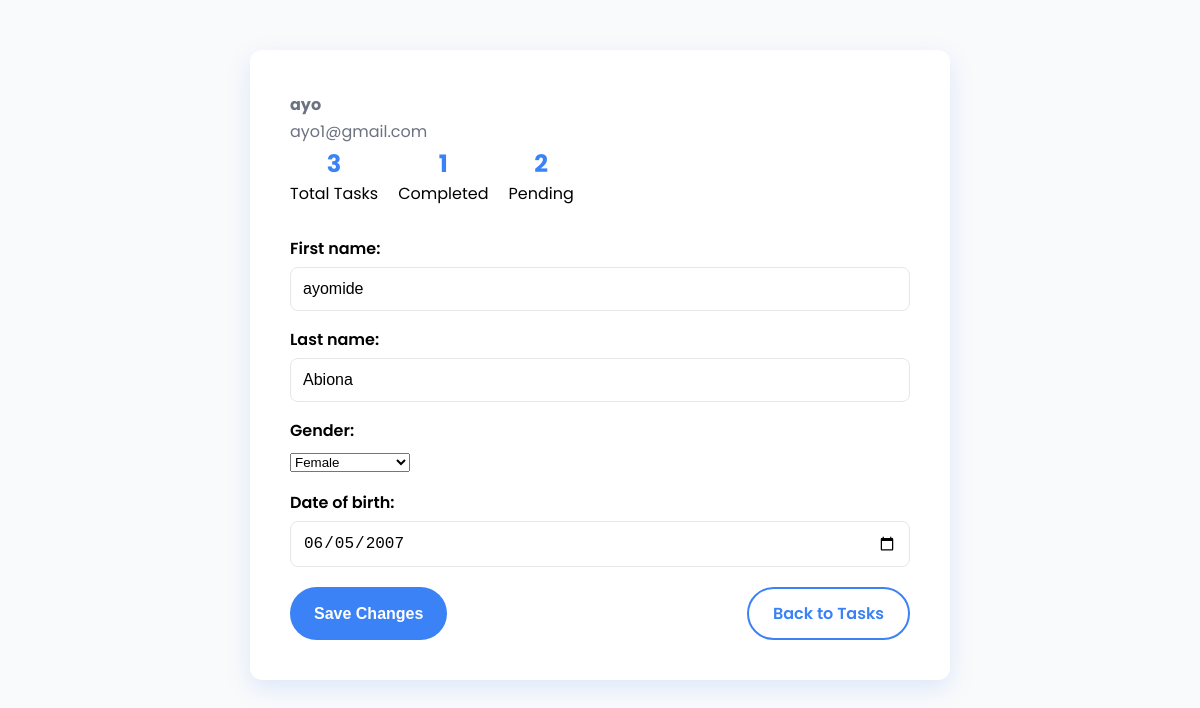
Page /profile/ (signed in) on the committed database.
### todos/models.py (models this page shows, shortened)
class CustomUser(AbstractUser):
    email = models.EmailField(unique=True)  # enforce unique email

class Profile(models.Model):
    GENDER_CHOICES = [
        ('male', 'Male'),
        ('female', 'Female'),
        ('other', 'Other'),
        ('prefer_not_to_say', 'Prefer not to say'),
    ]
    user = models.OneToOneField(settings.AUTH_USER_MODEL, on_delete=models.CASCADE, default=1)  # one profile per user
    first_name = models.CharField(max_length=30, default='First')
    last_name = models.CharField(max_length=30, default='Last')
    created_at = models.DateTimeField(default=timezone.now)  # profile creation timestamp
    updated_at = models.DateTimeField(auto_now=True)  # profile update timestamp
    gender = models.CharField(max_length=20, choices=GENDER_CHOICES, blank=True, null=True)
    date_of_birth = models.DateField(null=True, blank=True)

### todos/views.py (the view)
# urls.py: path('profile/', views.profile_view, name='profile'),  # user profile page
@login_required
def profile_view(request):
    profile, created = Profile.objects.get_or_create(user=request.user)
    todos = Todo.objects.filter(user=request.user)
    if request.method == 'POST':
        form = UserProfileForm(request.POST, request.FILES, instance=profile)
        if form.is_valid():
            form.save()
            messages.success(request, 'Profile updated successfully.')
            return redirect('profile')
    else:
        form = UserProfileForm(instance=profile)
    context = {
        'form': form,
        'profile': profile,
        'total_tasks': todos.count(),
        'completed_tasks': todos.filter(completed=True).count(),
        'pending_tasks': todos.filter(completed=False).count(),
    }
    return render(request, 'todos/profile.html', context)

### todos/forms.py
class UserProfileForm(forms.ModelForm):
    class Meta:
        model = Profile
        fields = ['first_name', 'last_name', 'gender', 'date_of_birth']
        widgets = {
            'date_of_birth': forms.DateInput(attrs={'type': 'date'}),
        }

### todos/templates/todos/profile.html (shortened to what this page needs)
<!DOCTYPE html>
<html lang="en">
<head>
</head>
<body>
<div class="card">
  <div class="header">
    <div>
      <strong><p class="username">{{ user.username }}</p></strong>
      <p class="email">{{ user.email }}</p>
    </div>
  </div>
  <div class="stats">
    <div class="stat">
      <b>{{ total_tasks }}</b>
      <span>Total Tasks</span>
    </div>
    <div class="stat">
      <b>{{ completed_tasks }}</b>
      <span>Completed</span>
    </div>
    <div class="stat">
      <b>{{ pending_tasks }}</b>
      <span>Pending</span>
    </div>
  </div>
<form method="POST" enctype="multipart/form-data">
  {{ form.as_p }}
  <div class="actions">
    <button type="submit" class="button">Save Changes</button>
    <a href="{% url 'home' %}" class="button">Back to Tasks</a>
  </div>
</form>
</div>
</body>
</html>

### rows in the picture
CustomUser: username "ayo", email "ayo1@gmail.com"
Profile: first_name "ayomide", last_name "Abiona", gender "Female", date_of_birth "06/05/2007"

### other values in the picture
{{ total_tasks }} "3"
{{ completed_tasks }} "1"
{{ pending_tasks }} "2"
